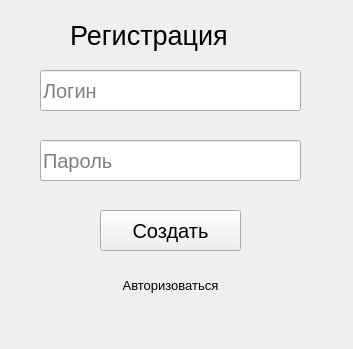
<?xml version="1.0" encoding="UTF-8"?>
<ui version="4.0">
 <class>MainWindow</class>
 <widget class="QMainWindow" name="MainWindow">
  <property name="geometry">
   <rect>
    <x>0</x>
    <y>0</y>
    <width>353</width>
    <height>349</height>
   </rect>
  </property>
  <property name="windowTitle">
   <string>MainWindow</string>
  </property>
  <widget class="QWidget" name="centralwidget">
   <widget class="QLineEdit" name="registerUser">
    <property name="geometry">
     <rect>
      <x>40</x>
      <y>70</y>
      <width>261</width>
      <height>41</height>
     </rect>
    </property>
    <property name="font">
     <font>
      <pointsize>15</pointsize>
     </font>
    </property>
    <property name="placeholderText">
     <string>Логин</string>
    </property>
   </widget>
   <widget class="QLabel" name="label">
    <property name="geometry">
     <rect>
      <x>70</x>
      <y>20</y>
      <width>201</width>
      <height>31</height>
     </rect>
    </property>
    <property name="font">
     <font>
      <pointsize>20</pointsize>
     </font>
    </property>
    <property name="text">
     <string>Регистрация</string>
    </property>
   </widget>
   <widget class="QLineEdit" name="passwordUser">
    <property name="geometry">
     <rect>
      <x>40</x>
      <y>140</y>
      <width>261</width>
      <height>41</height>
     </rect>
    </property>
    <property name="font">
     <font>
      <pointsize>15</pointsize>
     </font>
    </property>
    <property name="placeholderText">
     <string>Пароль</string>
    </property>
   </widget>
   <widget class="QPushButton" name="registerBtn">
    <property name="geometry">
     <rect>
      <x>100</x>
      <y>210</y>
      <width>141</width>
      <height>41</height>
     </rect>
    </property>
    <property name="font">
     <font>
      <pointsize>15</pointsize>
     </font>
    </property>
    <property name="text">
     <string>Создать</string>
    </property>
   </widget>
   <widget class="QLabel" name="goLogin">
    <property name="geometry">
     <rect>
      <x>40</x>
      <y>270</y>
      <width>261</width>
      <height>31</height>
     </rect>
    </property>
    <property name="font">
     <font>
      <pointsize>10</pointsize>
     </font>
    </property>
    <property name="text">
     <string>Авторизоваться</string>
    </property>
    <property name="alignment">
     <set>Qt::AlignCenter</set>
    </property>
   </widget>
  </widget>
 </widget>
 <resources/>
 <connections/>
</ui>
